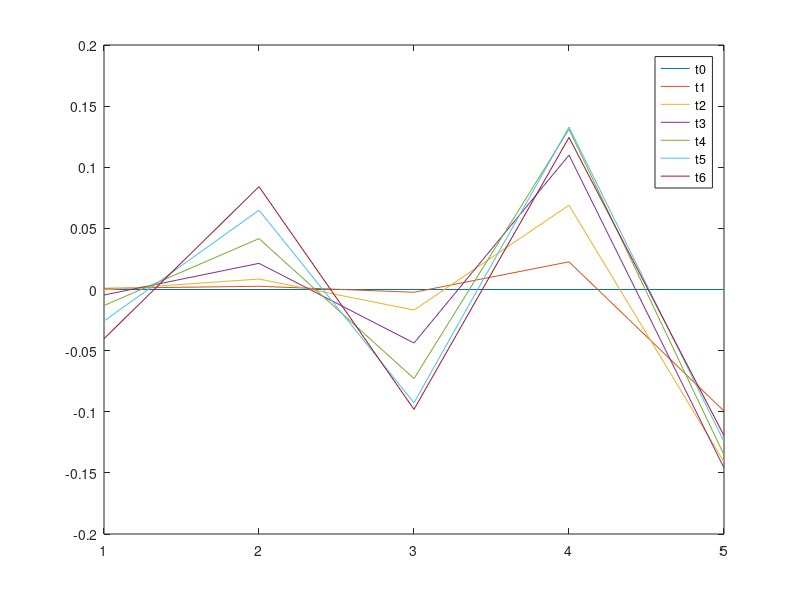

Recreate this plot in MATLAB.
cant = 5;
t_max = 0.012;
t_ini=0;
dt=0.002;
phi0=0;
dif_phi6 = 1;
cant_pasos_tiempo = (t_max-t_ini)/dt;
b= zeros(cant,1);

A= [132 27.5 0 0 0;
    -27.5 105 22.5 0 0;
    0 -27.5 105 22.5 0;
    0 0 -27.5 105 22.5;
    0 0 0 -27.5 127.5];

%Phi tiempo 0.
phi1= 0;
phi2= 0;
phi3= 0;
phi4= 0;
phi5= 0;


temp_t = [phi1,phi2,phi3,phi4,phi5]';

for i=1:cant_pasos_tiempo
    
    st1=100*temp_t(1,i) - 0.5*(-100*phi0 - 10*(phi0 - temp_t(1,i)) + 50*(temp_t(1,i) + temp_t(2,i)) - 5*(temp_t(2,i) - temp_t(1,i)));
    st2=100*temp_t(2,i) - 0.5*(-50*(temp_t(1,i)+temp_t(2,i)) - 5*(temp_t(1,i) - temp_t(2,i)) + 50*(temp_t(2,i) + temp_t(3,i)) - 5*(temp_t(3,i) - temp_t(2,i)));
    st3=100*temp_t(3,i) - 0.5*(-50*(temp_t(2,i)+temp_t(3,i)) - 5*(temp_t(2,i) - temp_t(3,i)) + 50*(temp_t(3,i) + temp_t(4,i)) - 5*(temp_t(4,i) - temp_t(3,i)));
    st4=100*temp_t(4,i) - 0.5*(-50*(temp_t(3,i)+temp_t(4,i)) - 5*(temp_t(3,i) - temp_t(4,i)) + 50*(temp_t(4,i) + temp_t(5,i)) - 5*(temp_t(5,i) - temp_t(4,i)));
    st5=100*temp_t(5,i) - 0.5*(-50*(temp_t(4,i)+temp_t(5,i)) - 5*(temp_t(4,i) - temp_t(5,i)) + 10*dif_phi6 + 100*temp_t(5,i) -dif_phi6);
    
    b=[(1/5 + st1) (1/5 + st2) (1/5 + st3) (1/5 + st4) (-8.8 + st5)];
    
    a= A\b';
    temp_t = [temp_t(:,:),a(:)];
    
end

plot(temp_t);
legend('t0','t1','t2','t3','t4','t5','t6');